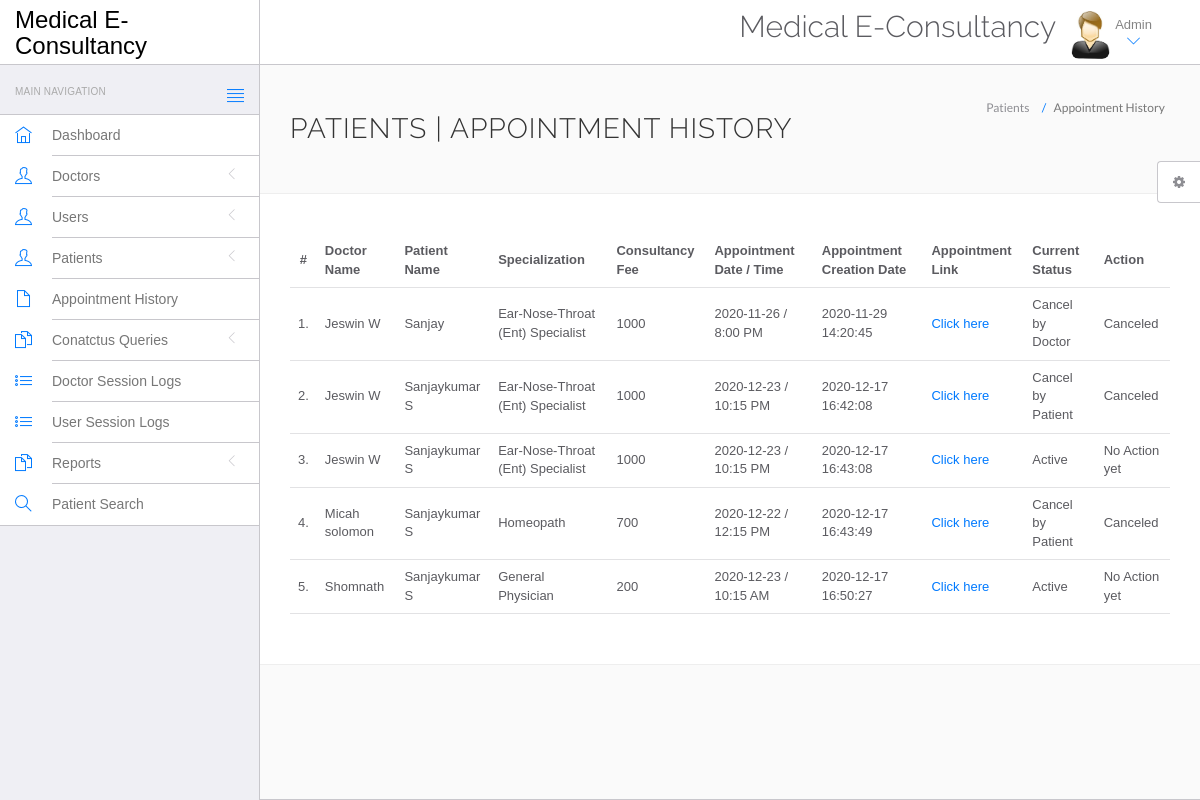
The page /hms/admin/appointment-history.php (signed in) on the database its author committed.
### tables this page shows
CREATE TABLE `appointment` (
  `id` int(11) NOT NULL,
  `doctorSpecialization` varchar(255) DEFAULT NULL,
  `doctorId` int(11) DEFAULT NULL,
  `userId` int(11) DEFAULT NULL,
  `consultancyFees` int(11) DEFAULT NULL,
  `appointmentDate` varchar(255) DEFAULT NULL,
  `appointmentTime` varchar(255) DEFAULT NULL,
  `postingDate` timestamp NULL DEFAULT current_timestamp(),
  `userStatus` int(11) DEFAULT NULL,
  `doctorStatus` int(11) DEFAULT NULL,
  `updationDate` timestamp NULL DEFAULT NULL ON UPDATE current_timestamp()
);

CREATE TABLE `doctors` (
  `id` int(11) NOT NULL,
  `specilization` varchar(255) DEFAULT NULL,
  `doctorName` varchar(255) DEFAULT NULL,
  `address` longtext DEFAULT NULL,
  `docFees` varchar(255) DEFAULT NULL,
  `contactno` bigint(11) DEFAULT NULL,
  `docEmail` varchar(255) DEFAULT NULL,
  `password` varchar(255) DEFAULT NULL,
  `creationDate` timestamp NULL DEFAULT current_timestamp(),
  `updationDate` timestamp NULL DEFAULT NULL ON UPDATE current_timestamp()
);

CREATE TABLE `users` (
  `id` int(11) NOT NULL,
  `fullName` varchar(255) DEFAULT NULL,
  `address` longtext DEFAULT NULL,
  `city` varchar(255) DEFAULT NULL,
  `gender` varchar(255) DEFAULT NULL,
  `email` varchar(255) DEFAULT NULL,
  `password` varchar(255) DEFAULT NULL,
  `regDate` timestamp NULL DEFAULT current_timestamp(),
  `updationDate` timestamp NULL DEFAULT NULL ON UPDATE current_timestamp()
);

### hms/admin/appointment-history.php (the view, shortened to what this page needs)
<?php
include('include/config.php');
?>
<!DOCTYPE html>
<html lang="en">
	<head>
		<link rel="stylesheet" href="vendor/bootstrap/css/bootstrap.min.css">
		<link rel="stylesheet" href="vendor/fontawesome/css/font-awesome.min.css">
		<link rel="stylesheet" href="vendor/themify-icons/themify-icons.min.css">
		<link href="vendor/animate.css/animate.min.css" rel="stylesheet" media="screen">
		<link href="vendor/perfect-scrollbar/perfect-scrollbar.min.css" rel="stylesheet" media="screen">
		<link href="vendor/switchery/switchery.min.css" rel="stylesheet" media="screen">
		<link href="vendor/bootstrap-touchspin/jquery.bootstrap-touchspin.min.css" rel="stylesheet" media="screen">
		<link href="vendor/select2/select2.min.css" rel="stylesheet" media="screen">
		<link href="vendor/bootstrap-datepicker/bootstrap-datepicker3.standalone.min.css" rel="stylesheet" media="screen">
		<link href="vendor/bootstrap-timepicker/bootstrap-timepicker.min.css" rel="stylesheet" media="screen">
		<link rel="stylesheet" href="assets/css/styles.css">
		<link rel="stylesheet" href="assets/css/plugins.css">
		<link rel="stylesheet" href="assets/css/themes/theme-1.css" id="skin_color" />
	</head>
	<body>
		<div id="app">
<?php include('include/sidebar.php');?>
			<div class="app-content">
					<?php include('include/header.php');?>
				<div class="main-content" >
					<div class="wrap-content container" id="container">
						<section id="page-title">
							<div class="row">
								<div class="col-sm-8">
									<h1 class="mainTitle">Patients  | Appointment History</h1>
																	</div>
								<ol class="breadcrumb">
									<li>
										<span>Patients </span>
									</li>
									<li class="active">
										<span>Appointment History</span>
									</li>
								</ol>
							</div>
						</section>
						<div class="container-fluid container-fullw bg-white">
									<div class="row">
								<div class="col-md-12">
									<table class="table table-hover" id="sample-table-1">
										<thead>
											<tr>
												<th class="center">#</th>
												<th class="hidden-xs">Doctor Name</th>
												<th>Patient Name</th>
												<th>Specialization</th>
												<th>Consultancy Fee</th>
												<th>Appointment Date / Time </th>
												<th>Appointment Creation Date  </th>
												<th>Appointment Link</th>
												<th>Current Status</th>
												<th>Action</th>
											</tr>
										</thead>
										<tbody>
<?php
$sql=mysqli_query($con,"select doctors.doctorName as docname,users.fullName as pname,appointment.*  from appointment join doctors on doctors.id=appointment.doctorId join users on users.id=appointment.userId ");
$cnt=1;
while($row=mysqli_fetch_array($sql))
{
?>
											<tr>
												<td class="center"><?php echo $cnt;?>.</td>
												<td class="hidden-xs"><?php echo $row['docname'];?></td>
												<td class="hidden-xs"><?php echo $row['pname'];?></td>
												<td><?php echo $row['doctorSpecialization'];?></td>
												<td><?php echo $row['consultancyFees'];?></td>
												<td><?php echo $row['appointmentDate'];?> / <?php echo
												 $row['appointmentTime'];?>
												</td>
												<td><?php echo $row['postingDate'];?></td>
												<td><a href="https://meet.google.com/cgf-zrzn-ehx">Click here</a></td>
												<td>
<?php if(($row['userStatus']==1) && ($row['doctorStatus']==1))
{
	echo "Active";
}
if(($row['userStatus']==0) && ($row['doctorStatus']==1))
{
	echo "Cancel by Patient";
}
if(($row['userStatus']==1) && ($row['doctorStatus']==0))
{
	echo "Cancel by Doctor";
}
												?></td>
												<td >
												<div class="visible-md visible-lg hidden-sm hidden-xs">
							<?php if(($row['userStatus']==1) && ($row['doctorStatus']==1))
{
echo "No Action yet";
	 } else {
		echo "Canceled";
		} ?>
												</div>
												</td>
											</tr>
											<?php
$cnt=$cnt+1;
											 }?>
										</tbody>
									</table>
								</div>
							</div>
								</div>
					</div>
				</div>
			</div>
	<?php include('include/setting.php');?>
		</div>
	</body>
</html>

### hms/admin/include/sidebar.php (shortened to what this page needs)
<div class="sidebar app-aside" id="sidebar">
				<div class="sidebar-container perfect-scrollbar">
<nav>
						<div class="navbar-title">
							<span>Main Navigation</span>
						</div>
						<ul class="main-navigation-menu">
							<li>
								<a href="dashboard.php">
									<div class="item-content">
										<div class="item-media">
											<i class="ti-home"></i>
										</div>
										<div class="item-inner">
											<span class="title"> Dashboard </span>
										</div>
									</div>
								</a>
							</li>
							<li>
								<a href="javascript:void(0)">
									<div class="item-content">
										<div class="item-media">
											<i class="ti-user"></i>
										</div>
										<div class="item-inner">
											<span class="title"> Doctors </span><i class="icon-arrow"></i>
										</div>
									</div>
								</a>
								</li>
				<li>
								<a href="javascript:void(0)">
									<div class="item-content">
										<div class="item-media">
											<i class="ti-user"></i>
										</div>
										<div class="item-inner">
											<span class="title"> Users </span><i class="icon-arrow"></i>
										</div>
									</div>
								</a>
								</li>
								<li>
								<a href="javascript:void(0)">
									<div class="item-content">
										<div class="item-media">
											<i class="ti-user"></i>
										</div>
										<div class="item-inner">
											<span class="title"> Patients </span><i class="icon-arrow"></i>
										</div>
									</div>
								</a>
								</li>
<li>
								<a href="appointment-history.php">
									<div class="item-content">
										<div class="item-media">
											<i class="ti-file"></i>
										</div>
										<div class="item-inner">
											<span class="title"> Appointment History </span>
										</div>
									</div>
								</a>
							</li>
				<li>
								<a href="javascript:void(0)">
									<div class="item-content">
										<div class="item-media">
											<i class="ti-files"></i>
										</div>
										<div class="item-inner">
											<span class="title"> Conatctus Queries </span><i class="icon-arrow"></i>
										</div>
									</div>
								</a>
								</li>
	<li>
								<a href="doctor-logs.php">
									<div class="item-content">
										<div class="item-media">
											<i class="ti-list"></i>
										</div>
										<div class="item-inner">
											<span class="title"> Doctor Session Logs </span>
										</div>
									</div>
								</a>
							</li>
							<li>
								<a href="user-logs.php">
									<div class="item-content">
										<div class="item-media">
											<i class="ti-list"></i>
										</div>
										<div class="item-inner">
											<span class="title"> User Session Logs </span>
										</div>
									</div>
								</a>
							</li>
				<li>
								<a href="javascript:void(0)">
									<div class="item-content">
										<div class="item-media">
											<i class="ti-files"></i>
										</div>
										<div class="item-inner">
											<span class="title"> Reports </span><i class="icon-arrow"></i>
										</div>
									</div>
								</a>
								<li>
								<a href="patient-search.php">
									<div class="item-content">
										<div class="item-media">
											<i class="ti-search"></i>
										</div>
										<div class="item-inner">
											<span class="title"> Patient Search </span>
										</div>
									</div>
								</a>
							</li>
								</li>
						</ul>
					</nav>
					</div>
			</div>

### hms/admin/include/header.php (shortened to what this page needs)
<header class="navbar navbar-default navbar-static-top">
					<div class="navbar-header">
						<a class="navbar-brand" href="#">
							<h3 style="padding-top:3%; color:#000 ">Medical E-Consultancy</h3>
						</a>
						<a href="#" class="sidebar-toggler pull-right visible-md visible-lg" data-toggle-class="app-sidebar-closed" data-toggle-target="#app">
							<i class="ti-align-justify"></i>
						</a>
					</div>
					<div class="navbar-collapse collapse">
						<ul class="nav navbar-right">
								<li  style="padding-top:2% ">
								<h2>Medical E-Consultancy</h2>
							</li>
							<li class="dropdown current-user">
								<a href class="dropdown-toggle" data-toggle="dropdown">
									<img src="assets/images/images.jpg" > <span class="username">
			Admin
									<i class="ti-angle-down"></i></i></span>
								</a>
							</li>
						</ul>
					</div>
				</header>

### hms/admin/include/setting.php (shortened to what this page needs)
<div class="settings panel panel-default hidden-xs hidden-sm" id="settings">
				<button ct-toggle="toggle" data-toggle-class="active" data-toggle-target="#settings" class="btn btn-default">
					<i class="fa fa-spin fa-gear"></i>
				</button>
			</div>

### hms/admin/assets/css/plugins.css (style rules this page uses)
.perfect-scrollbar { overflow-y: hidden !important; }

### hms/admin/assets/css/themes/theme-1.css (style rules this page uses)
body { background: #FAFAFA; }
header .navbar-header { background: #ffffff !important; border-right-color: #c8c7cc !important; border-bottom-color: #c8c7cc !important; }
header .navbar-header .sidebar-toggler, header .navbar-header .sidebar-mobile-toggler { color: #007aff !important; }
header .navbar-header .navbar-brand { color: #777 !important; }
header .navbar-collapse { background: #ffffff !important; border-bottom-color: #c8c7cc !important; box-shadow: none !important; }
header .navbar-collapse .navbar-right > li > a { color: #777; }
header .navbar-collapse .navbar-right > li > a i { color: #007aff !important; }
#sidebar { background: #EFEFF4 !important; }
#sidebar:before { border-right-width: "1px" !important; border-right-style: solid; border-right-color: #c8c7cc !important; }
#sidebar nav { border-right-width: "1px" !important; border-right-style: solid; border-right-color: #c8c7cc !important; }
#sidebar nav .navbar-title { color: #aaaaaa; }
#sidebar nav > ul { background: #ffffff !important; border-bottom-color: #c8c7cc !important; border-top-color: #c8c7cc !important; }
#sidebar nav > ul > li > a .item-media > i { color: #007aff !important; }
#sidebar nav > ul > li > a .item-inner { color: #777 !important; border-bottom-color: #c8c7cc; }

### rows shown on the page
appointment: doctorId.doctorName "Jeswin W", userId.fullName "Sanjay", doctorSpecialization "Ear-Nose-Throat (Ent) Specialist", consultancyFees "1000", appointmentDate "2020-11-26", appointmentTime "8:00 PM", postingDate "2020-11-29 14:20:45", userStatus "Cancel by Doctor"
appointment: doctorId.doctorName "Jeswin W", userId.fullName "Sanjaykumar S", doctorSpecialization "Ear-Nose-Throat (Ent) Specialist", consultancyFees "1000", appointmentDate "2020-12-23", appointmentTime "10:15 PM", postingDate "2020-12-17 16:42:08", userStatus "Cancel by Patient"
appointment: doctorId.doctorName "Jeswin W", userId.fullName "Sanjaykumar S", doctorSpecialization "Ear-Nose-Throat (Ent) Specialist", consultancyFees "1000", appointmentDate "2020-12-23", appointmentTime "10:15 PM", postingDate "2020-12-17 16:43:08", userStatus "Active"
appointment: doctorId.doctorName "Micah solomon", userId.fullName "Sanjaykumar S", doctorSpecialization "Homeopath", consultancyFees "700", appointmentDate "2020-12-22", appointmentTime "12:15 PM", postingDate "2020-12-17 16:43:49", userStatus "Cancel by Patient"
appointment: doctorId.doctorName "Shomnath", userId.fullName "Sanjaykumar S", doctorSpecialization "General Physician", consultancyFees "200", appointmentDate "2020-12-23", appointmentTime "10:15 AM", postingDate "2020-12-17 16:50:27", userStatus "Active"
